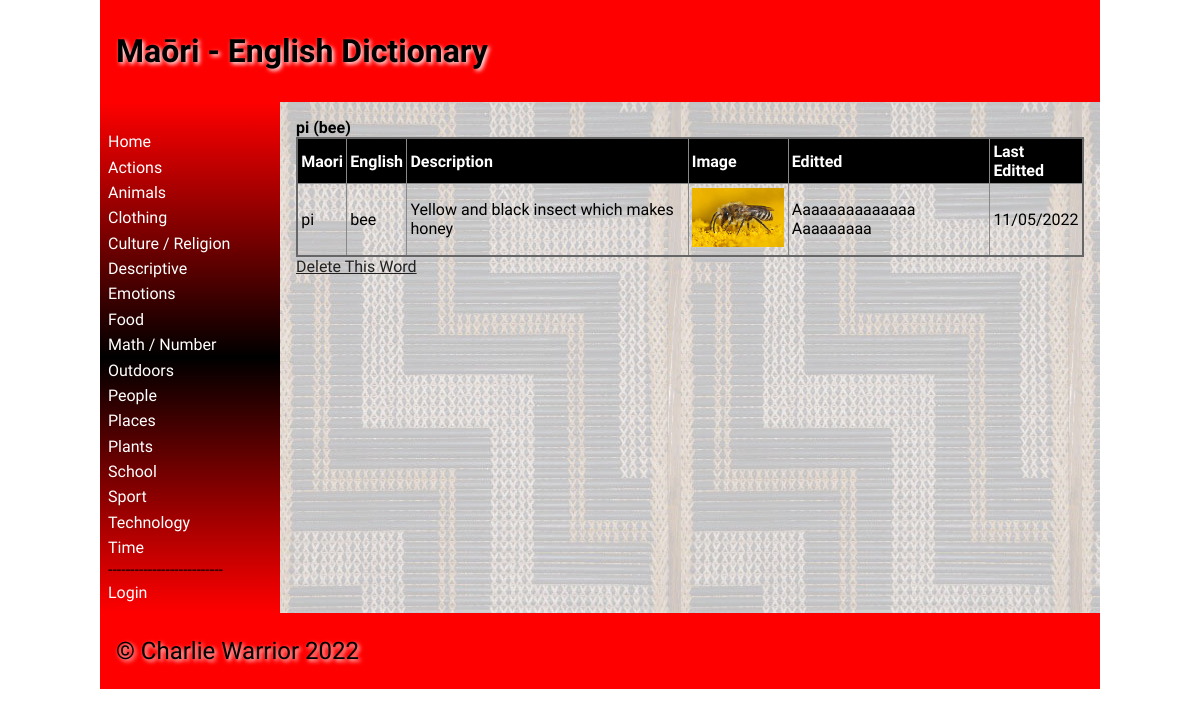
The page /word/15 on the database its author committed.
### tables this page shows
CREATE TABLE categories
(
	id integer
		constraint categories_pk
			primary key autoincrement,
	name varchar(30)
);

CREATE TABLE "dictionary"
(
	id integer
		constraint dictionary_pk
			primary key autoincrement,
	maori_word varchar(30),
	definition varchar(50),
	level int,
	english_word varchar(30),
	image varchar(30),
	editor_id integer
		constraint dictionary_users_id_fk
			references users,
	editted varchar(30),
	cat_id integer
		references categories
			on update cascade on delete cascade
);

CREATE TABLE "users"
(
	id integer
		constraint users_pk
			primary key autoincrement,
	fname varchar(20),
	lname varchar(20),
	email varchar(50),
	password char(60),
	usertype varchar(30)
);

### app.py (the view)
@app.route('/word/<ID>')
def render_home2(ID):
    con = create_connection(DATABASE)
    query = "SELECT id, maori_word, english_word, image, definition, editor_id, editted, cat_id FROM dictionary WHERE id=? ORDER BY maori_word ASC"
    cur = con.cursor()
    cur.execute(query, (ID, ))
    word_list = cur.fetchall()
    query = "SELECT * FROM users WHERE id=?"
    cur = con.cursor()
    cur.execute(query, (word_list[0][5], ))
    editor_list = cur.fetchall()
    con.close()
    return render_template("word.html", logged_in=is_logged_in(), categories=get_categories(), word=word_list[0], editor=editor_list[0], teacher=is_teacher())

### app.py (called while the page is built)
def create_connection(db_file):
    try:
        connection = sqlite3.connect(db_file)
        return connection
    except Error as e:
        print(e)
    return None

def is_logged_in():
    if session.get("email") is None:
        print('Not Logged In')
        return False
    print('Logged In')
    return True

def is_teacher():
    if session.get("usertype") == "student":
        return False
    return True

def get_categories():
    con = create_connection(DATABASE)
    print(con)
    query = "SELECT id, name FROM categories ORDER BY name ASC"
    cur = con.cursor()
    cur.execute(query)
    category_list = cur.fetchall()
    con.close()
    return category_list

### templates/word.html (shortened to what this page needs)
{% extends 'base.html' %}
{% block heading %}Maōri - English Dictionary{% endblock %}
{% block main %}
<b>{{ word[1] }} ({{ word[2] }})</b>
<table>
    <tr>
        <th>Maori</th>
        <th>English</th>
        <th>Description</th>
        <th>Image</th>
        <th>Editted</th>
        <th>Last Editted</th>
    </tr>
    <tr>
        <td>{{ word[1] }}</td>
        <td>{{ word[2] }}</td>
        <td>{{ word[4] }}</td>
        <td width="100"><img src="/static/images/{{ word[3] }}"></td>
        <td> {{ editor[1] }} {{ editor[2] }}</td>
        <td>{{ word[6] }}</td>
    </tr>
</table>
{% if teacher %}
        <td><a href="/delete/{{word[7]}}/{{word[0]}}">Delete This Word</a></td>
{% endif %}
{% endblock %}

### templates/base.html (shortened to what this page needs)
<!doctype html>
<html lang="en">
<head>
    <link href="{{ url_for('static', filename='css/style.css') }}" rel="stylesheet">
</head>
<body>
<div id="container">
    <header>
        <h1>{% block heading %}{% endblock %}</h1>
    </header>
    <nav>
        <ul>
            <li><a href="\">Home</a></li>
            {% for category in categories %}
            <li><a href="/category/{{category[0]}}">{{category[1]}}</a></li>
            {% endfor %}
            --------------------------
            {% if logged_in %}
            <li><a href="\logout">Logout</a></li>
            {% if teacher %}
            <li><a href="\addword">Add Word</a></li>
            {% endif %}
            {% else %}
            <li><a href="\login">Login</a></li>
        </ul>
        {% endif %}
    </nav>
    <main>
        {% block main%}{% endblock %}
    </main>
    <footer>
        <p>
            &copy; Charlie Warrior 2022
        </p>
    </footer>
</div>
</body>
</html>

### static/css/style.css (style rules this page uses)
* { font-family: Comfortaa, sans-serif; margin: 0; padding: 0; box-sizing: border-box; }
#container { display: grid; grid-template-columns: 75px auto; grid-template-areas: 'nav header' 'main main' 'footer footer'; }
header { grid-area: header; background-color: #f00; padding: 1rem; }
nav { grid-area: nav; }
main { grid-area: main; padding: 1rem; background-color: #edd; }
h1, h2, h3, h4 { padding: 1rem 0; font-family: 'Suez One', serif; color: #000; text-shadow: 2px 2px 4px #fff; }
p { padding: 0.5rem 0; }
a { color: #222; }
img { width: 100%; }
table { width: 100%; border: 2px solid #666; border-collapse: collapse; }
th, td { border: 1px solid #888; padding: 0.2rem; text-align: left; }
th { background-color: #000; color: #fff; }
footer { grid-area: footer; padding: 1rem; background-color: #f00; }
footer p { color: #000; text-shadow: 2px 2px 4px #fff; font-size: 1.5rem; }
@media only screen and (min-width: 768px) { #container { grid-template-columns: 180px auto; grid-template-areas: 'header header' 'nav main' 'footer footer'; } }
@media only screen and (min-width: 768px) { nav { background: linear-gradient(180deg, rgba(255,0,0,1) 0%, rgba(0, 0, 0, 1) 50%, rgba(255,0,0,1) 100%); padding: 0.5rem; } }
@media only screen and (min-width: 768px) { nav ul { list-style: none; } }
@media only screen and (min-width: 768px) { nav li { padding: 0.2rem 0; } }
@media only screen and (min-width: 768px) { nav a { color: #fff; text-decoration: none; } }
@media only screen and (min-width: 768px) { main { background-image: url('/poutama.jpg'); } }
@media only screen and (min-width: 1000px) { #container { width: 1000px; margin: auto; } }

### rows shown on the page
categories: name "Actions"
categories: name "Animals"
categories: name "Clothing"
categories: name "Culture / Religion"
categories: name "Descriptive"
categories: name "Emotions"
categories: name "Food"
categories: name "Math / Number"
categories: name "Outdoors"
categories: name "People"
categories: name "Places"
categories: name "Plants"
categories: name "School"
categories: name "Sport"
categories: name "Technology"
categories: name "Time"
dictionary: maori_word "pi", english_word "bee", definition "Yellow and black insect which makes honey", image (picture), editted "11/05/2022"
users: fname "Aaaaaaaaaaaaaa", lname "Aaaaaaaaa"
